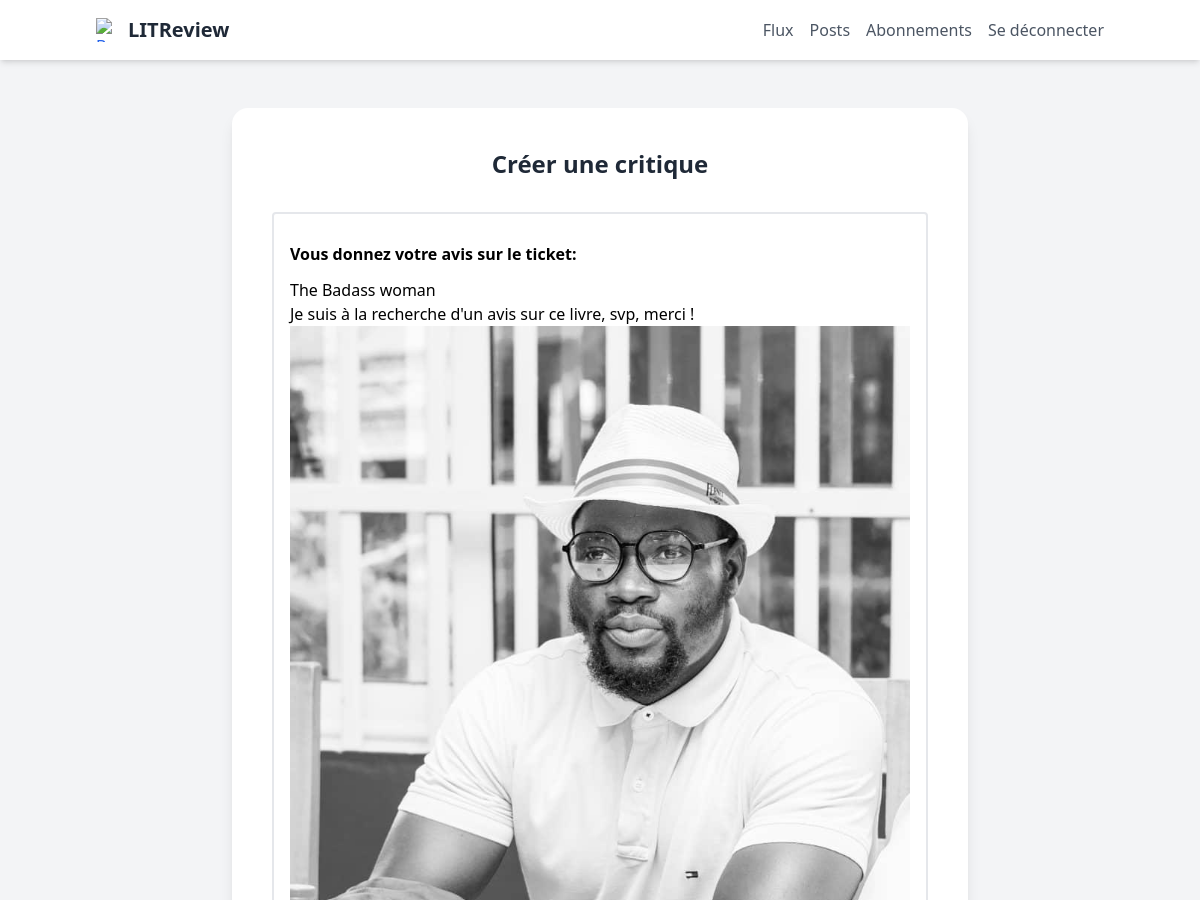
The app's page /create-review-response/2/ (signed in, upper part), older data.
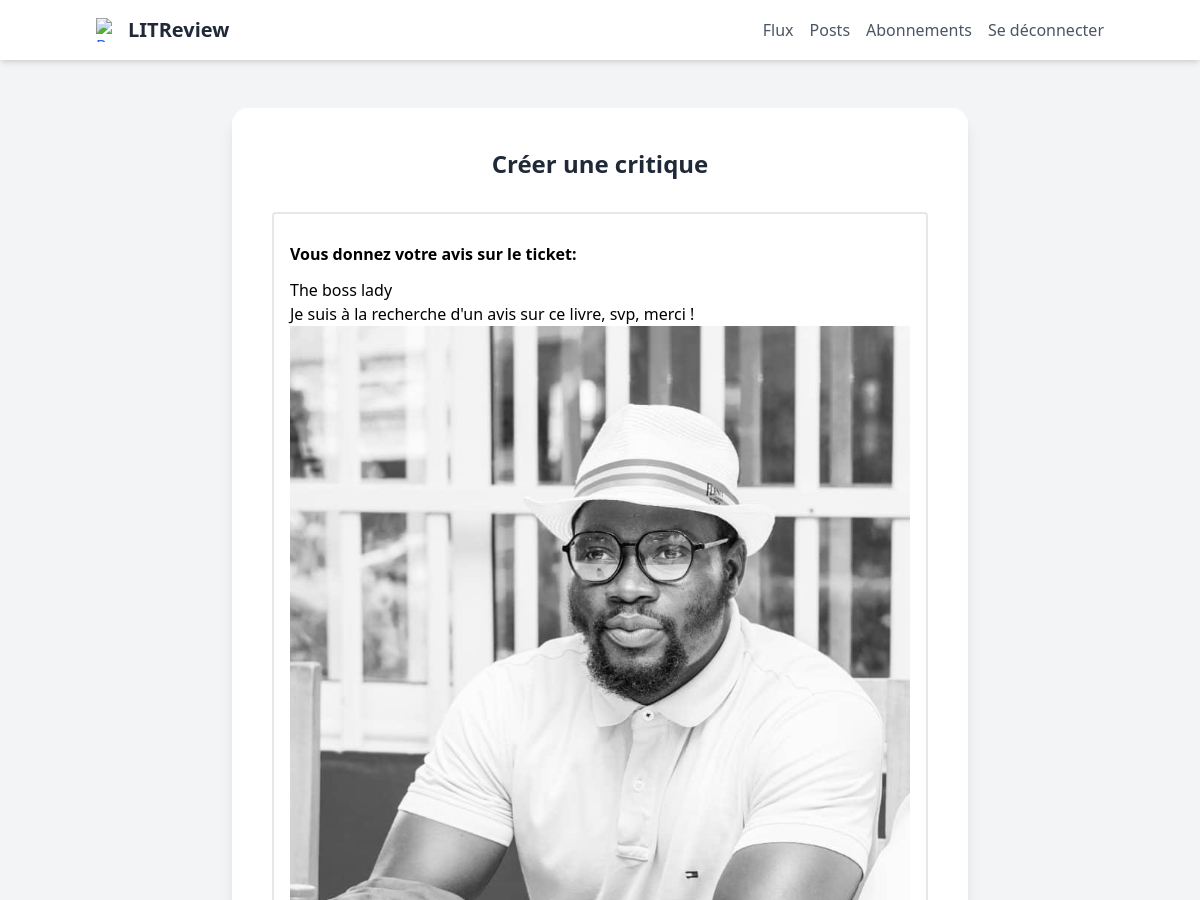
The same page, newer data.
### ticket/models.py (models this page shows)
class Ticket(models.Model):
    photo = models.ForeignKey(Photo, null=True, on_delete=models.SET_NULL, blank=True)
    title = models.CharField(max_length=128)
    content = models.CharField(max_length=5000)
    author = models.ForeignKey(settings.AUTH_USER_MODEL, on_delete=models.CASCADE)
    time_created = models.DateTimeField(auto_now_add=True)
    starred = models.BooleanField(default=False)
    delete = models.BooleanField(default=False)

class Photo(models.Model):
    image = models.ImageField()
    uploader = models.ForeignKey(settings.AUTH_USER_MODEL, on_delete=models.CASCADE)
    time_created = models.DateTimeField(auto_now_add=True)

### review/views.py (the view, shortened to what this page needs)
# urls.py: path('create-review-response/<int:id>/', review.views.create_review_response, name='create-review-response'),
@login_required
def create_review_response(request,id):
    ticket = get_object_or_404(models.Ticket, id=id)
    review_form = ReviewForm(request.POST)
    context = {
               'ticket' : ticket,
               'review_form': review_form,
               'user': request.user
               }
    return render(request, 'review/create_review_response.html',context = context)

### review/templates/review/create_review_response.html (shortened to what this page needs)
{% extends 'base.html' %}
{% load static %}
{% block content %}
  <div class="px-24 bg-gray-100">
    <div class="container mx-auto px-4 py-12 max-w-3xl">
      <div class="bg-white rounded-2xl shadow-lg p-6 md:p-10">
        <div class="mb-8">
          <h2 class="text-2xl font-bold text-gray-800 flex justify-center">Créer une critique</h2>
        </div>
        <form class="" method="post" enctype="multipart/form-data">
          <div class="grid grid-cols-1 md:grid-cols-2 gap-6 w-full">
            <div class="md:col-span-2 border-2 border-gray-200 p-4 rounded">
            <p class="text-1xl font-bold my-3">Vous donnez votre avis sur le ticket:</p>
              <div class="md:col-span-2">
               <p>{{ticket.title}}</p>
               <p> {{ticket.content}}</p>
               <img src="{{ticket.photo.image.url}}" alt="">
              </div>
            </div>
          </div>
        </form>
      </div>
    </div>
  </div>
{% endblock %}

Row changes from the older to the newer data that the page shows:
changed Ticket "Je suis à la recherche d'un avis sur ce livre, svp, merci !": title "The Badass woman" → "The boss lady"
